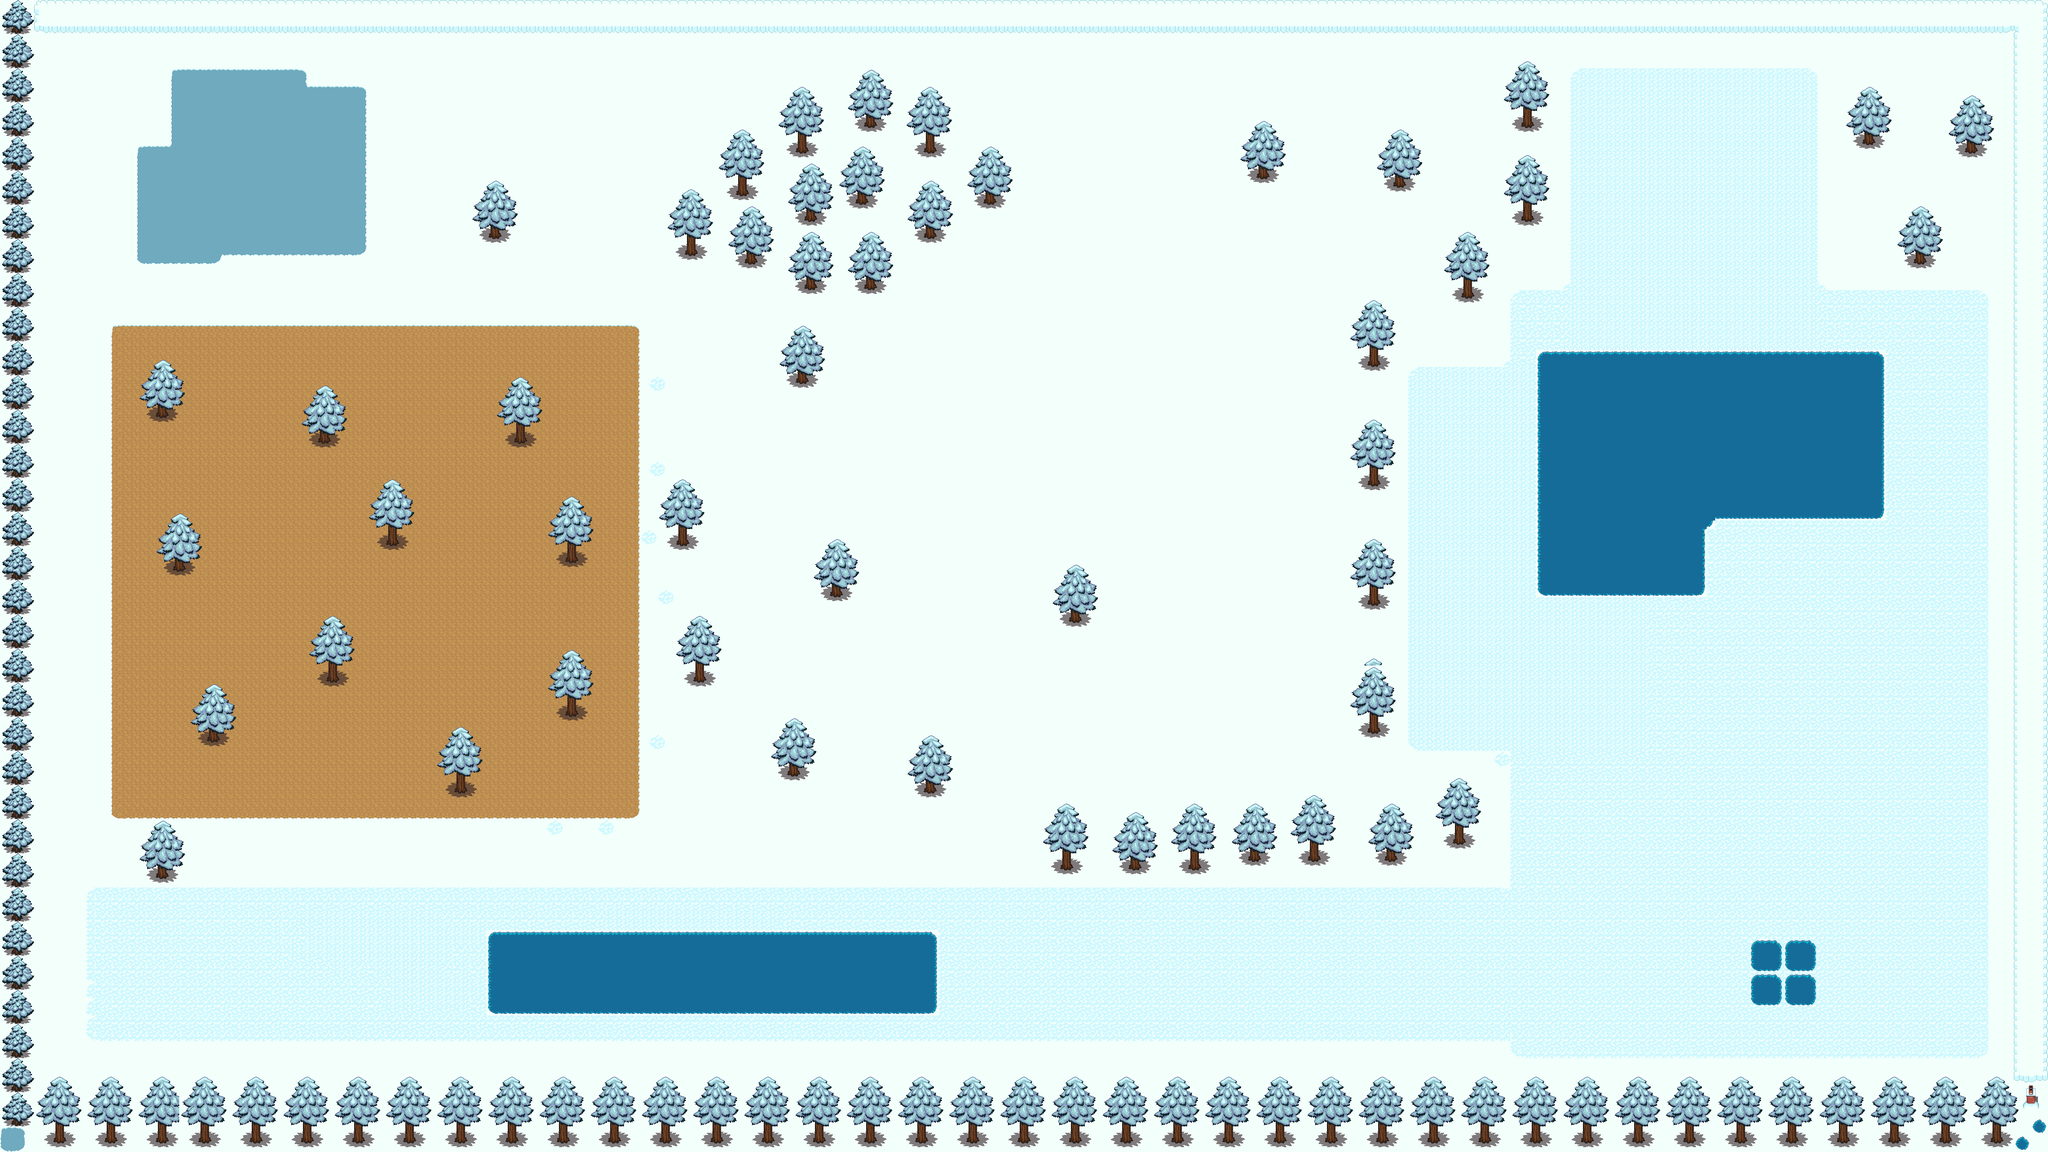

This game map was drawn from its Tiled (.tmx) file and the tilesets committed beside it. A one-line description and the trimmed map source follow:
An orthogonal 240x135 tile map with 16x16 px tiles, 2 tile layers (Background, Ground), 3 tilesets.

<map version="1.9" tiledversion="1.9.2" orientation="orthogonal" renderorder="right-down" width="240" height="135" tilewidth="16" tileheight="16" infinite="0" nextlayerid="3" nextobjectid="1">
 <tileset firstgid="1" source="../TilesA2.tsx" />
 <tileset firstgid="241" source="../TilesA3.tsx" />
 <tileset firstgid="273" source="../TilesB.tsx" />
 <layer id="2" name="Background" width="240" height="135">
  <data>[32400 cells, 32400 non-empty, 4 distinct tile ids]</data>
 </layer>
 <layer id="1" name="Ground" width="240" height="135">
  <data>[32400 cells, 32400 non-empty, 203 distinct tile ids]</data>
 </layer>
</map>
